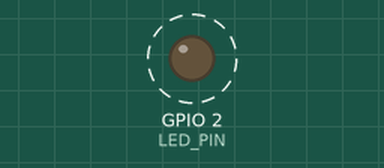
Bench run of a sketch on a simulated ESP32. On the bench: output pins drawn as LEDs (lit = HIGH). Dashed ring = blinking. What the sketch prints to the serial monitor is not drawn.

Above: at 1.0 s.
Timing chart, 0 to 5.1 s (numbered marks = the images above):
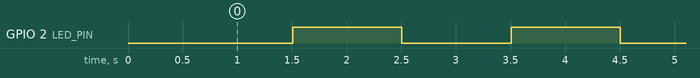

The sketch:

t1_blink_serial.ino
```cpp
// Bring-up 1: is the board alive and is serial working?
// Expect: "tick N" once a second at 115200 baud, and the onboard LED blinking.
// If you see garbage, the baud rate is wrong. If you see nothing, the board
// selection or the USB cable is wrong (many USB cables are charge-only).
#define LED_PIN 2   // onboard LED on most ESP32 devkits

void setup() {
  Serial.begin(115200);
  delay(500);
  pinMode(LED_PIN, OUTPUT);
  Serial.println("\n=== t1: blink + serial ===");
  Serial.printf("chip: %s  cores: %d  flash: %u MB\n",
                ESP.getChipModel(), ESP.getChipCores(),
                ESP.getFlashChipSize() / (1024 * 1024));
  Serial.printf("free heap: %u bytes\n", ESP.getFreeHeap());
  Serial.println("PASS if you can read this line.");
}

void loop() {
  static uint32_t n = 0;
  digitalWrite(LED_PIN, n % 2);
  Serial.printf("tick %lu\n", (unsigned long)n++);
  delay(1000);
}
```

Measured:
- by itself, GPIO 2 (LED_PIN): alternates HIGH for 1.0 s and LOW for 1.0 s
